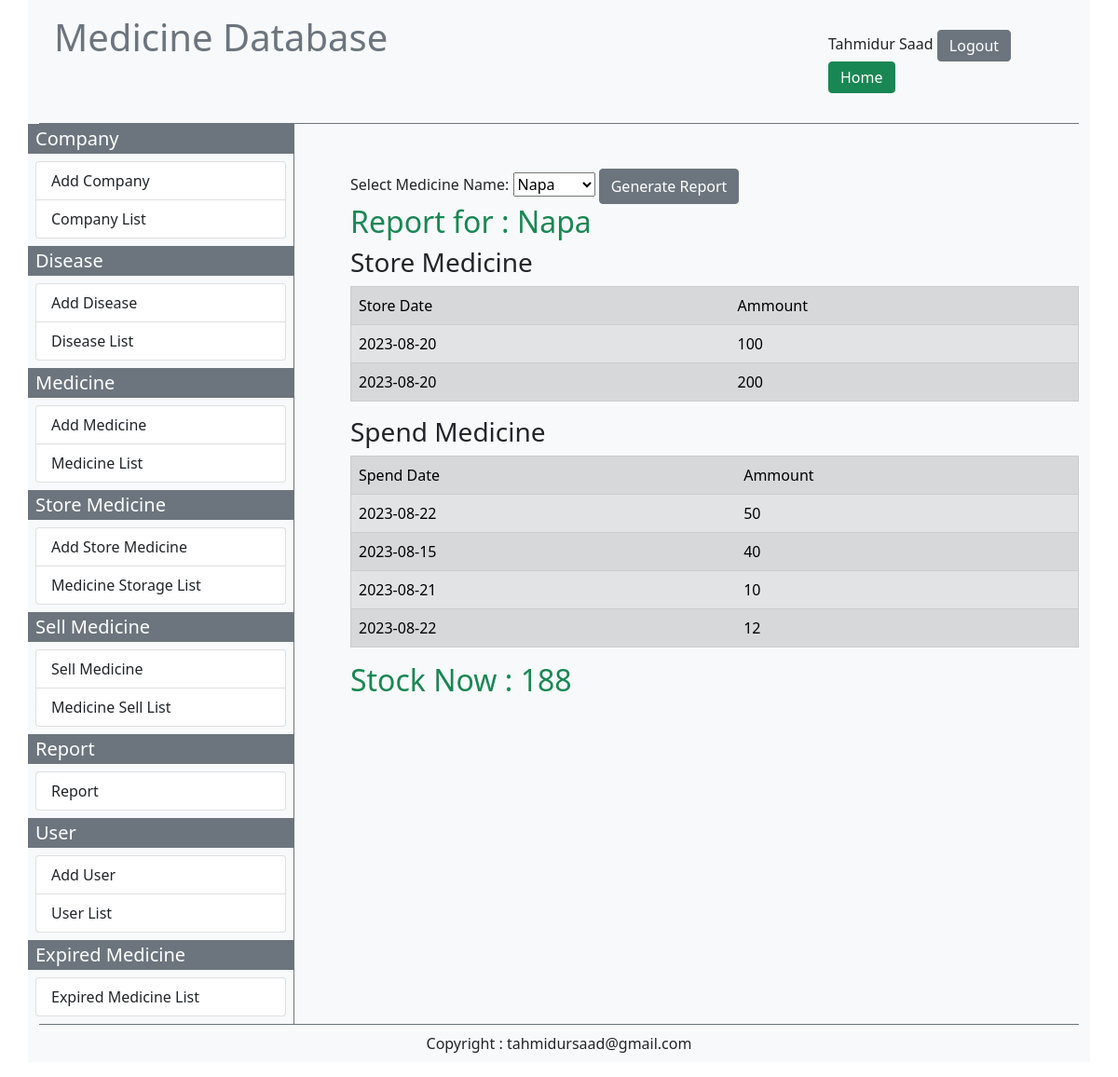
/MediDB/report.php?medicine_name=1 (signed in), run on the app's committed database.
### tables this page shows
CREATE TABLE `medicine` (
  `medicine_id` int(11) NOT NULL,
  `medicine_name` varchar(20) NOT NULL,
  `disease` int(11) NOT NULL,
  `company` int(11) NOT NULL,
  `medicine_code` varchar(20) NOT NULL,
  `medicine_type` varchar(20) DEFAULT NULL
);

CREATE TABLE `store_medicine` (
  `store_medicine_id` int(11) NOT NULL,
  `store_medicine_name` varchar(20) NOT NULL,
  `store_medicine_quantity` int(11) NOT NULL,
  `store_medicine_entry_date` varchar(10) NOT NULL,
  `store_medicine_expire_date` varchar(10) NOT NULL
);

CREATE TABLE `spend_medicine` (
  `spend_medicine_id` int(11) NOT NULL,
  `spend_medicine_name` int(11) NOT NULL,
  `spend_medicine_quantity` int(11) NOT NULL,
  `spend_medicine_entry_date` varchar(10) NOT NULL
);

### MediDB/report.php (the view, shortened to what this page needs)
<?php
    require('connection.php');
 ?>
 <?php
     $store_count =0;
     $spend_count =0;
 ?>
 <?php
   $user_first_name= $_SESSION['user_first_name'];
   $user_last_name= $_SESSION['user_last_name'];
   if(!empty($user_first_name) && !empty($user_last_name)){
?>
<!DOCTYPE html>
<html lang="en">
<head>
    <link href="https://cdn.jsdelivr.net/npm/bootstrap@5.0.2/dist/css/bootstrap.min.css" rel="stylesheet">
    <link rel="stylesheet" href="https://use.fontawesome.com/releases/v5.15.4/css/all.css"/>
</head>
<body>
<div class="container bg-light">
        <div class="container-foluid border-bottom border-secondary">
              <?php include('bootstrap/topbar.php'); ?>
        </div>
        <div class="container-foluid">
            <div class="row">
                <div class="col-sm-3 bg-light p-0 m-0">
                    <?php include('bootstrap/leftside_bar.php'); ?>
                </div>
                <div class="col-sm-9 border-start border-secondary">
                    <div class="container p-4 m-4">
                    <form action="report.php" method="GET">
    Select Medicine Name:
        <select name="medicine_name" id="">
    <?php
        $sql = "SELECT * FROM medicine";
        $query = $conn-> query($sql);
        while($data = mysqli_fetch_assoc($query)){
            $medicine_id = $data['medicine_id'];
            $medicine_name = $data['medicine_name'];
    ?>
            <option value="<?php echo $medicine_id; ?>"><?php echo $medicine_name; ?></option>
            <?php } ?>
        </select>
        <input type="submit" value="Generate Report" class="btn btn-secondary"></input>
        <h2 class="text-success">
            <?php
                if(isset($_GET['medicine_name'])){
                $new_medicine_name = $_GET['medicine_name'];
                $subquery = "SELECT medicine_name
                             FROM medicine
                             WHERE medicine_id = (SELECT medicine_id
                                                    FROM medicine
                                                    WHERE medicine_id = $new_medicine_name
                                                    )";
                $query5 = $conn-> query($subquery);
                while($data5 = mysqli_fetch_array($query5)){
                    $store_medicine_name = $data5['medicine_name'];
                }
                echo 'Report for : '. $store_medicine_name;
            }
            ?>
        </h2>
    </form>
    <h3>Store Medicine</h3>
    <?php
        if(isset($_GET['medicine_name'])){
            $medicine_name = $_GET['medicine_name'];
            $sql1 = "SELECT * FROM store_medicine
                    WHERE store_medicine_name = $medicine_name";
            $query1 = $conn-> query($sql1);
             echo "<table border='1' class='table table-secondary table-striped table-hover'> <tr><td> Store Date </td><td>Ammount </td></tr>";
            while($data1 = mysqli_fetch_array($query1)){
                 $store_medicine_quantity = $data1['store_medicine_quantity'];
                 $store_medicine_entry_date = $data1['store_medicine_entry_date'];
                 $store_count += $store_medicine_quantity;
                 echo "<tr> <td>$store_medicine_entry_date</td><td>$store_medicine_quantity</td></tr>";
            }
            echo "</table>";
        }
        ?>
    <h3>Spend Medicine</h3>
    <?php
        if(isset($_GET['medicine_name'])){
            $medicine_name = $_GET['medicine_name'];
            $sql3 = "SELECT * FROM spend_medicine
                    WHERE spend_medicine_name = $medicine_name";
            $query3 = $conn-> query($sql3);
            echo "<table border='1' class='table table-secondary table-striped table-hover'> <tr><td> Spend Date </td><td>Ammount </td></tr>";
            while($data3 = mysqli_fetch_array($query3)){
                 $spend_medicine_quantity = $data3['spend_medicine_quantity'];
                 $spend_medicine_entry_date = $data3['spend_medicine_entry_date'];
                 $spend_count += $spend_medicine_quantity;
                 echo "<tr> <td>$spend_medicine_entry_date</td><td>$spend_medicine_quantity</td></tr>";
            }
            echo "</table>";
        }
        $stock = $store_count-$spend_count;
        echo "<h2 class ='text-success'>Stock Now : $stock</h2>";
        ?>
                    </div>
                </div>
            </div>
        </div>
        <div class="border-top border-secondary">
        <?php include('bootstrap/bottom_bar.php'); ?>
        </div>
    </div>
</body>
</html>
<?php
   }
   else{
    header('location:login.php');
   }
 ?>

### data on the page
medicine: medicine_name "Napa"
store_medicine: store_medicine_entry_date "2023-08-20", store_medicine_quantity "100"
store_medicine: store_medicine_entry_date "2023-08-20", store_medicine_quantity "200"
spend_medicine: spend_medicine_entry_date "2023-08-22", spend_medicine_quantity "50"
spend_medicine: spend_medicine_entry_date "2023-08-15", spend_medicine_quantity "40"
spend_medicine: spend_medicine_entry_date "2023-08-21", spend_medicine_quantity "10"
spend_medicine: spend_medicine_entry_date "2023-08-22", spend_medicine_quantity "12"

### other printed values
$user_first_name "Tahmidur"
$user_last_name "Saad"
$stock "188"
form field medicine_name "Napa"
